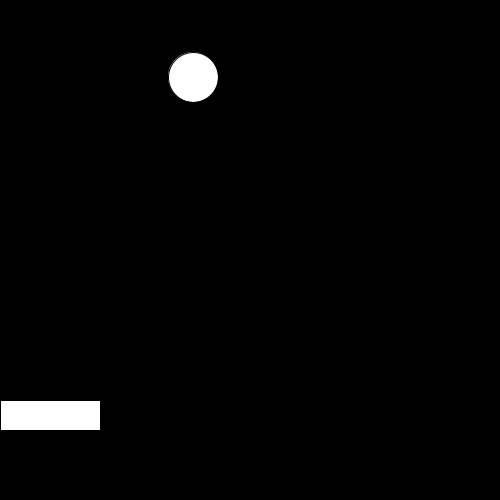
Frame 1 (no input)
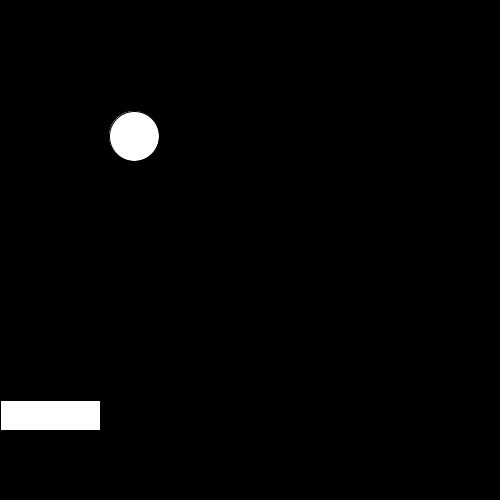
Frame 60 (the mouse pressed at the canvas centre just before this capture)
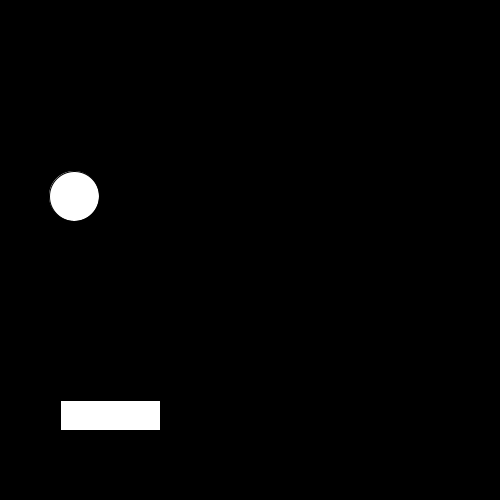
Frame 120 (the mouse held since frame 60 and released just before this capture)

The Processing sketch that drew these frames (run headless with seeded random() and noise(); from frame 60 on, the mouse is pressed at the canvas centre):

// Processing sketch: processing_83431
// ── processing_83431.pde

//Perry Phan, comp. prog 4/5, Pong
Paddle joe = new Paddle();
Ball perry = new Ball();
int a;
void setup()
{
  size(500, 500);
}
void draw()
{
  background (0, 0, 0);
  joe.move();
  joe.show();
  perry.show();
  perry.bounce();
  perry.move();
}
class Paddle
{
  void move()
  {
    if (mousePressed == true && mouseX<a)
    {
      a--;
    }
    else if (mousePressed == true && mouseX>a)
    {
      a++;
    }
  }
  void show()
  {
    fill(255);
    rect(a, 400, 100, 30);
  }
}
class Ball
{
  int x, y;
  boolean up, right;
  Ball()
  {
    x=int(random(300));
    y=int(random(300));
    up=false;
    right=false;
  }
  void move()
  {
    if (right == true)
    {
      x++;
    }
    else
    {
      x--;
    }
    if (up==true)
    {
      y--;
    }
    else
    {
      y++;
    }
  }
  void show()
  {
    ellipse(x, y, 50, 50);
  }
  void bounce()
  {
    if (x<0)
    {
      right=true;
    }
    if (x>475)
    {
      right=false;
    }
    if (y<0)
    {
      up=false;
    }
    if (get(x, y+26) !=color(0))
    {
      up = true;
    }
  }
}
